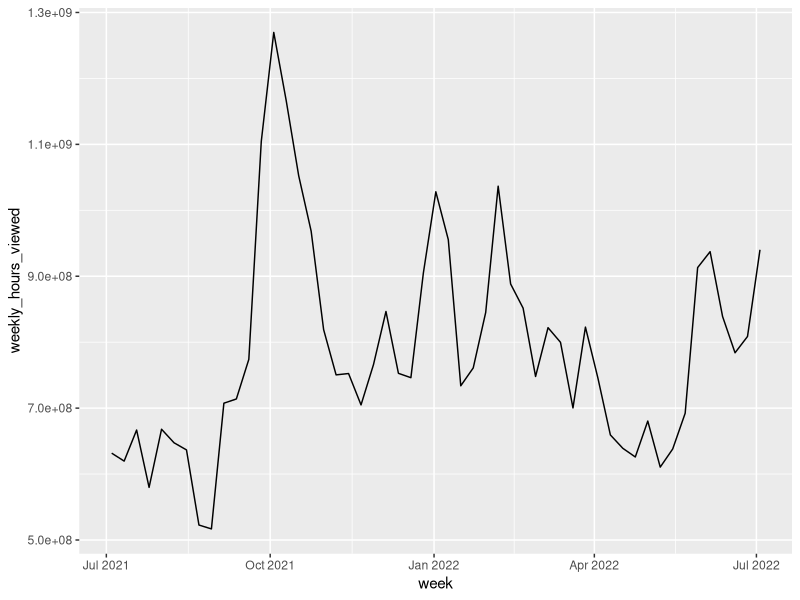

Write R code to recreate this figure.
## ---- chunk 1
library(ggplot2)
## ---- chunk 2
agg_week<-read.csv('Data/agg_week.csv')
## ---- chunk 3
agg_week$week <- as.Date(agg_week$week)
## ---- chunk 4
g <- ggplot(data=agg_week, 
               mapping=aes(x=week, y=weekly_hours_viewed)) + geom_line()
plot(g)
